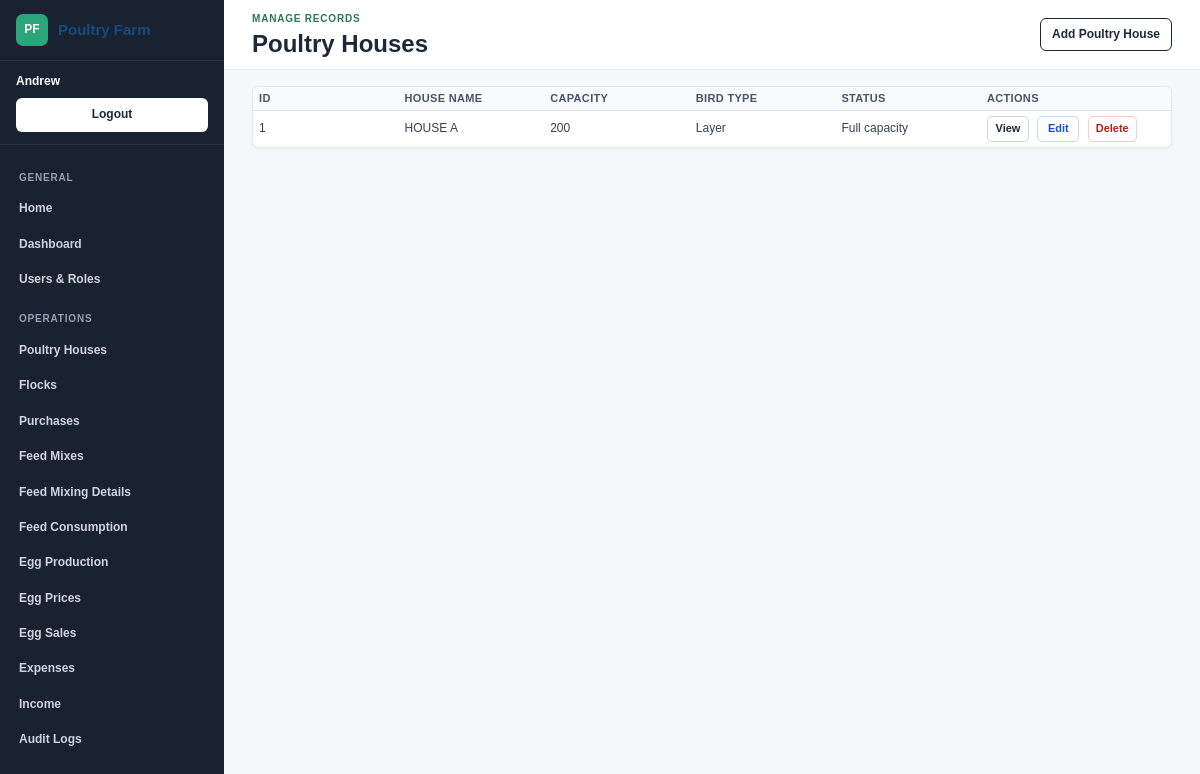
Before: /records/houses/ (signed in) with the older database file.
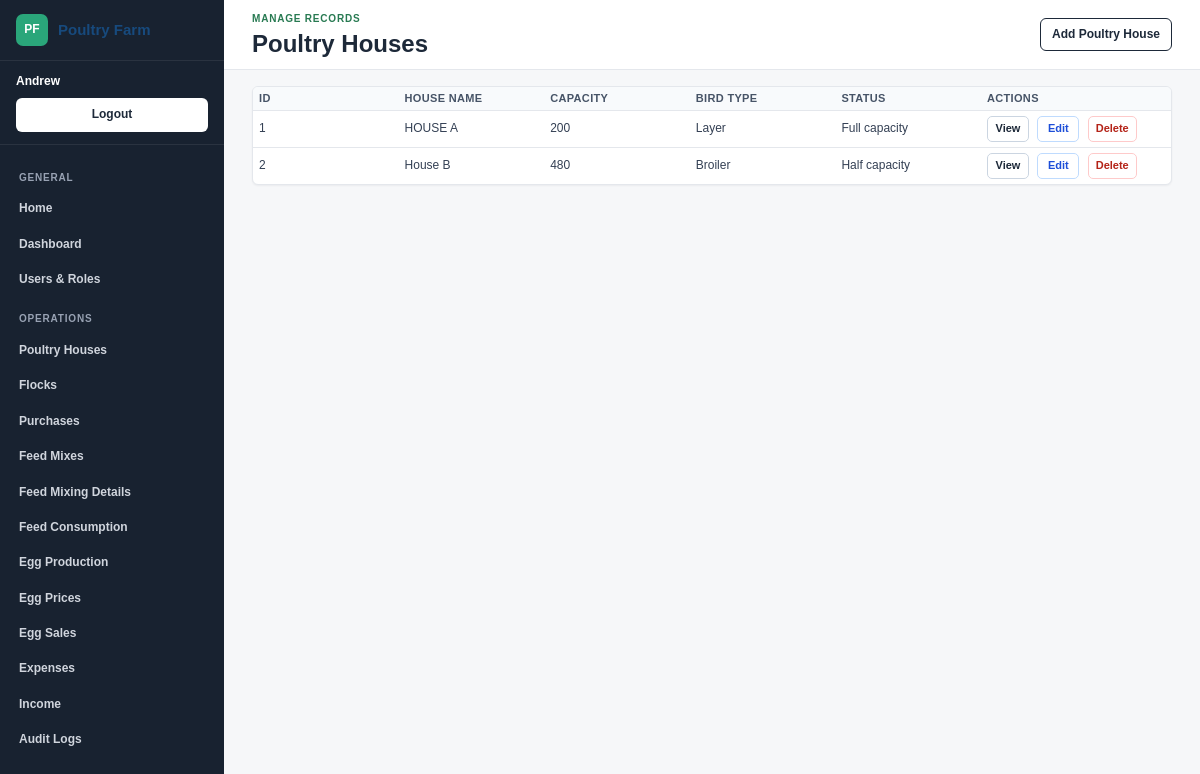
After: the same page with the newer database file.
### PoutryManagementSysyem/models.py (models this page shows, shortened)
class TimeStampedModel(models.Model):
    created_at = models.DateTimeField(auto_now_add=True)
    updated_at = models.DateTimeField(auto_now=True)
    class Meta:
        abstract = True

class PoultryHouse(TimeStampedModel):
    LAYER = 'Layer'
    BROILER = 'Broiler'
    OTHER = 'Other'
    BIRD_TYPE_CHOICES = [
        (LAYER, 'Layer'),
        (BROILER, 'Broiler'),
        (OTHER, 'Other'),
    ]
    ACTIVE = 'Full capacity'
    MAINTENANCE = 'Half capacity'
    INACTIVE = 'Empty'
    STATUS_CHOICES = [
        (ACTIVE, 'Full capacity'),
        (MAINTENANCE, 'Half capacity'),
        (INACTIVE, 'Empty'),
    ]
    house_name = models.CharField(max_length=100, unique=True)
    capacity = models.PositiveIntegerField()
    bird_type = models.CharField(max_length=20, choices=BIRD_TYPE_CHOICES)
    status = models.CharField(max_length=20, choices=STATUS_CHOICES, default=ACTIVE)
    class Meta:
        ordering = ['house_name']

### PoutryManagementSysyem/views.py (the view)
# urls.py: path('records/<slug:model_slug>/', views.record_list, name='record_list'),
@login_required
def record_list(request, model_slug):
    config = get_crud_config(model_slug)
    if not config:
        return redirect('poultry:crud_index')
    require_model_permission(request, config['model'], 'view')
    objects = config['model'].objects.order_by('id')
    return render(request, 'PoutryManagementSysyem/record_list.html', {
        'config': config,
        'model_slug': model_slug,
        'columns': [format_label(column) for column in config['columns']],
        'rows': list_rows(objects, config['columns']),
        'calculations': list_calculations(model_slug),
        'total_row': list_total_row(model_slug),
        'can_add': not config.get('read_only') and has_model_permission(request.user, config['model'], 'add'),
        'can_change': not config.get('read_only') and has_model_permission(request.user, config['model'], 'change'),
        'can_delete': not config.get('read_only') and has_model_permission(request.user, config['model'], 'delete'),
    })

### PoutryManagementSysyem/views.py (called while the page is built, shortened)
def get_crud_config(slug):
    return CRUD_MODELS.get(slug)

def model_permission(model, action):
    return f'{model._meta.app_label}.{action}_{model._meta.model_name}'

def has_model_permission(user, model, action):
    return user.has_perm(model_permission(model, action))

def require_model_permission(request, model, action):
    if not has_model_permission(request.user, model, action):
        raise PermissionDenied

def format_label(value):
    labels = {
        'inventory_item': 'Purchased Item',
        'purchase': 'Purchased Item',
        'total_quantity': 'Quantity',
        'total_unit_price': 'Unit Price',
        'total_cost': 'Total Amount',
        'stock': 'Stock',
        'number_of_birds': 'Number Of Birds Purchased',
        'remarks_status': 'Remarks',
    }
    if value in labels:
        return labels[value]
    return value.replace('_', ' ').title()

def format_cell_value(obj, column):
    value = getattr(obj, column)
    if isinstance(obj, EggProduction):
        if column in {'sold_eggs', 'egg_balance', 'loose_egg_balance'}:
            return f'{format_decimal(value)} eggs'
        if column == 'tray_balance':
            return f'{format_decimal(value)} trays'
    return value

def list_rows(objects, columns):
    rows = []
    for obj in objects:
        rows.append({
            'object': obj,
            'values': [
                {
                    'label': format_label(column),
                    'value': format_cell_value(obj, column),
                }
                for column in columns
            ],
        })
    return rows

def list_calculations(model_slug):
    return []

def list_total_row(model_slug):
    if model_slug != 'feed-mix-details':
        return None

### PoutryManagementSysyem/templates/PoutryManagementSysyem/record_list.html (shortened to what this page needs)
{% extends 'PoutryManagementSysyem/base_app.html' %}
{% block eyebrow %}Manage records{% endblock %}
{% block page_title %}{{ config.title }}{% endblock %}
{% block page_actions %}
    {% if can_add %}
        <a href="{% url 'poultry:record_create' model_slug %}">Add {{ config.singular }}</a>
    {% endif %}
{% endblock %}
{% block content %}
    <section class="table-panel record-table record-table-{{ model_slug }}">
        <table>
            <colgroup>
                {% for column in columns %}
                    <col>
                {% endfor %}
                <col class="actions-col">
            </colgroup>
            <thead>
                <tr>
                    {% for column in columns %}
                        <th>{{ column }}</th>
                    {% endfor %}
                    <th>Actions</th>
                </tr>
            </thead>
            <tbody>
                {% for row in rows %}
                    <tr>
                        {% for item in row.values %}
                            <td>{{ item.value|default:"-" }}</td>
                        {% endfor %}
                        <td class="table-actions">
                            <a href="{% url 'poultry:record_detail' model_slug row.object.pk %}">View</a>
                            {% if can_change %}
                                <a href="{% url 'poultry:record_update' model_slug row.object.pk %}">Edit</a>
                            {% endif %}
                            {% if can_delete %}
                                <a class="danger-link" href="{% url 'poultry:record_delete' model_slug row.object.pk %}">Delete</a>
                            {% endif %}
                        </td>
                    </tr>
                {% empty %}
                    <tr>
                        <td colspan="{{ columns|length|add:1 }}">No records found.</td>
                    </tr>
                {% endfor %}
            </tbody>
        </table>
    </section>
{% endblock %}

### PoutryManagementSysyem/templates/PoutryManagementSysyem/base_app.html (shortened to what this page needs)
{% load static %}
<!doctype html>
<html lang="en">
<head>
    <link rel="stylesheet" href="{% static 'PoutryManagementSysyem/styles.css' %}">
</head>
<body class="admin-layout">
    <aside class="app-sidebar" aria-label="Application navigation">
        <a class="sidebar-brand" href="/">
            <span>PF</span>
            <strong>Poultry Farm</strong>
        </a>
        {% if user.is_authenticated %}
            <div class="sidebar-user">
                <span>{{ user.get_username }}</span>
                <form method="post" action="{% url 'logout' %}">
                    <button type="submit">Logout</button>
                </form>
            </div>
        {% endif %}
        <nav class="sidebar-nav">
            <span class="nav-section">General</span>
            <a href="/">Home</a>
            <a href="{% url 'poultry:dashboard' %}">Dashboard</a>
            {% if perms.auth.view_user or perms.auth.view_group %}
                <a href="{% url 'poultry:user_list' %}">Users & Roles</a>
            {% endif %}
            <span class="nav-section">Operations</span>
            {% if perms.PoutryManagementSysyem.view_poultryhouse %}
                <a href="{% url 'poultry:record_list' 'houses' %}">Poultry Houses</a>
            {% endif %}
            {% if perms.PoutryManagementSysyem.view_flock %}
                <a href="{% url 'poultry:record_list' 'flocks' %}">Flocks</a>
            {% endif %}
            {% if perms.PoutryManagementSysyem.view_purchase %}
                <a href="{% url 'poultry:record_list' 'purchases' %}">Purchases</a>
            {% endif %}
            {% if perms.PoutryManagementSysyem.view_feedmix %}
                <a href="{% url 'poultry:record_list' 'feed-mixes' %}">Feed Mixes</a>
            {% endif %}
            {% if perms.PoutryManagementSysyem.view_feedmixdetail %}
                <a href="{% url 'poultry:record_list' 'feed-mix-details' %}">Feed Mixing Details</a>
            {% endif %}
            {% if perms.PoutryManagementSysyem.view_feedconsumption %}
                <a href="{% url 'poultry:record_list' 'feed-consumption' %}">Feed Consumption</a>
            {% endif %}
            {% if perms.PoutryManagementSysyem.view_eggproduction %}
                <a href="{% url 'poultry:record_list' 'egg-production' %}">Egg Production</a>
            {% endif %}
            {% if perms.PoutryManagementSysyem.view_eggprice %}
                <a href="{% url 'poultry:record_list' 'egg-prices' %}">Egg Prices</a>
            {% endif %}
            {% if perms.PoutryManagementSysyem.view_eggsale %}
                <a href="{% url 'poultry:record_list' 'egg-sales' %}">Egg Sales</a>
            {% endif %}
            {% if perms.PoutryManagementSysyem.view_expense %}
                <a href="{% url 'poultry:record_list' 'expenses' %}">Expenses</a>
            {% endif %}
            {% if perms.PoutryManagementSysyem.view_income %}
                <a href="{% url 'poultry:record_list' 'income' %}">Income</a>
            {% endif %}
            {% if perms.PoutryManagementSysyem.view_auditlog %}
                <a href="{% url 'poultry:record_list' 'audit-logs' %}">Audit Logs</a>
            {% endif %}
        </nav>
    </aside>
    <div class="app-shell">
        <header class="app-topbar">
            <div>
                <div class="eyebrow">{% block eyebrow %}Farm management{% endblock %}</div>
                <h1>{% block page_title %}Poultry Management{% endblock %}</h1>
            </div>
            <nav class="actions">
                {% block page_actions %}{% endblock %}
            </nav>
        </header>
        <main class="app-main">
            {% block content %}{% endblock %}
        </main>
    </div>
</body>
</html>

Changed rows visible on the page:
added PoultryHouse: value "2" "House B" "480" "Broiler" "Half capacity"
